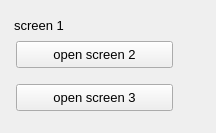
<?xml version="1.0" ?>
<ui version="4.0">
  <class>screen1</class>
  <widget class="QWidget" name="screen">
    <property name="geometry">
      <rect>
        <x>0</x>
        <y>25</y>
        <width>216</width>
        <height>133</height>
      </rect>
    </property>
    <property name="styleSheet">
      <string notr="true">QWidget#screen {
  color: rgb(0, 0, 0);
  background-color: rgb(187, 187, 187);
  }</string>
    </property>
    <property name="windowTitle">
      <string>screen1</string>
    </property>
    <widget class="PyDMLabel" name="text">
      <property name="geometry">
        <rect>
          <x>14</x>
          <y>10</y>
          <width>154</width>
          <height>31</height>
        </rect>
      </property>
      <property name="text">
        <string>screen 1</string>
      </property>
      <property name="font" stdset="0">
        <font>
          <pointsize>10</pointsize>
        </font>
      </property>
      <property name="brush" stdset="0">
        <brush brushstyle="SolidPattern">
          <color alpha="255">
            <red>0</red>
            <green>0</green>
            <blue>0</blue>
          </color>
        </brush>
      </property>
      <property name="toolTip">
        <string>text</string>
      </property>
      <property name="alignment">
        <set>Qt::AlignLeading|Qt::AlignLeft|Qt::AlignVCenter</set>
      </property>
      <property name="styleSheet">
        <string notr="true">PyDMLabel#text {
  color: rgb(0, 0, 0);
  }</string>
      </property>
    </widget>
    <widget class="PyDMRelatedDisplayButton" name="related_display">
      <property name="geometry">
        <rect>
          <x>16</x>
          <y>41</y>
          <width>157</width>
          <height>27</height>
        </rect>
      </property>
      <property name="toolTip">
        <string>open screen 2</string>
      </property>
      <property name="text">
        <string>open screen 2</string>
      </property>
      <property name="showIcon" stdset="0">
        <bool>true</bool>
      </property>
      <property name="font" stdset="0">
        <font>
          <pointsize>10</pointsize>
        </font>
      </property>
      <property name="styleSheet">
        <string notr="true">PyDMRelatedDisplayButton#related_display {
  color: rgb(0, 0, 0);
  background-color: rgb(187, 187, 187);
  }</string>
      </property>
      <property name="titles" stdset="0">
        <stringlist>
          <string>open screen2</string>
        </stringlist>
      </property>
      <property name="filenames" stdset="0">
        <stringlist>
          <string>screen2.ui</string>
        </stringlist>
      </property>
      <property name="macros" stdset="0">
        <stringlist>
          <string/>
        </stringlist>
      </property>
      <property name="openInNewWindow" stdset="0">
        <bool>true</bool>
      </property>
    </widget>
    <widget class="PyDMRelatedDisplayButton" name="related_display_1">
      <property name="geometry">
        <rect>
          <x>16</x>
          <y>84</y>
          <width>157</width>
          <height>27</height>
        </rect>
      </property>
      <property name="toolTip">
        <string>open screen 3</string>
      </property>
      <property name="text">
        <string>open screen 3</string>
      </property>
      <property name="showIcon" stdset="0">
        <bool>true</bool>
      </property>
      <property name="font" stdset="0">
        <font>
          <pointsize>10</pointsize>
        </font>
      </property>
      <property name="styleSheet">
        <string notr="true">PyDMRelatedDisplayButton#related_display_1 {
  color: rgb(0, 0, 0);
  background-color: rgb(187, 187, 187);
  }</string>
      </property>
      <property name="titles" stdset="0">
        <stringlist>
          <string>open screen3</string>
        </stringlist>
      </property>
      <property name="filenames" stdset="0">
        <stringlist>
          <string>screen3.ui</string>
        </stringlist>
      </property>
      <property name="macros" stdset="0">
        <stringlist>
          <string/>
        </stringlist>
      </property>
      <property name="openInNewWindow" stdset="0">
        <bool>true</bool>
      </property>
    </widget>
  </widget>
  <customwidgets>
    <customwidget>
      <class>PyDMLabel</class>
      <extends>QLabel</extends>
      <header>pydm.widgets.label</header>
    </customwidget>
    <customwidget>
      <class>PyDMRelatedDisplayButton</class>
      <extends>QPushButton</extends>
      <header>pydm.widgets.related_display_button</header>
    </customwidget>
  </customwidgets>
</ui>
